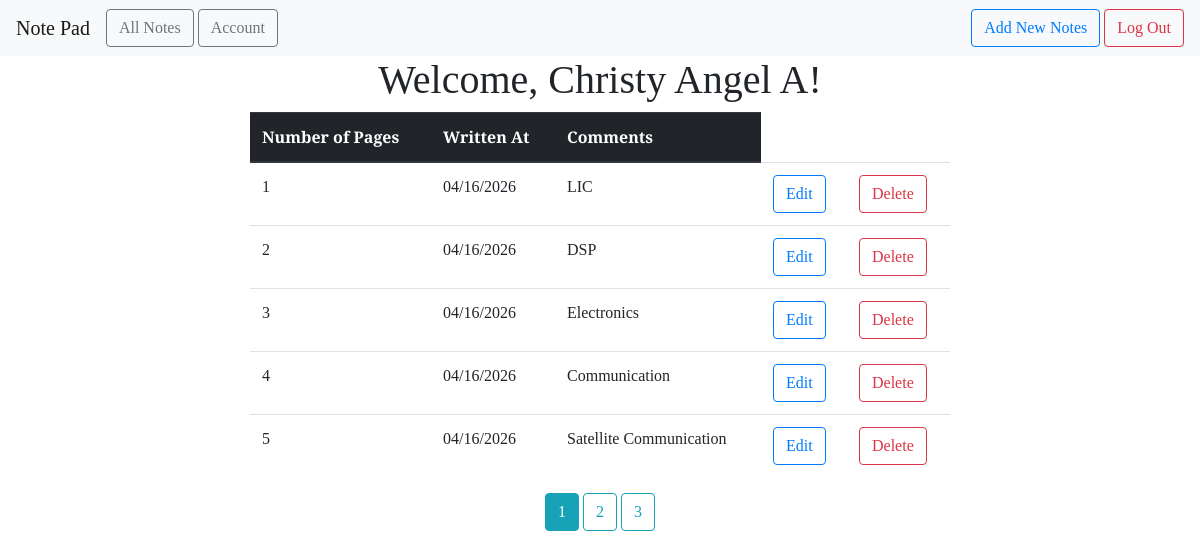
The page /all (signed in) on the database its author committed.
### notepad/models.py (models this page shows)
class User(db.Model, UserMixin):
    id = db.Column(db.Integer, primary_key=True)  # primary keys are required by SQLAlchemy
    email = db.Column(db.String(100), unique=True)
    password = db.Column(db.String(100))
    name = db.Column(db.String(1000))
    notes = db.relationship('Notes', backref = 'author', lazy=True)

class Notes(db.Model):
    id = db.Column(db.Integer, primary_key = True)
    subject = db.Column(db.String)
    date_posted = db.Column(db.DateTime, default=datetime.utcnow)
    comment = db.Column(db.Text)
    user_id = db.Column(db.Integer, db.ForeignKey('user.id'))

### notepad/main.py (the view)
@main.route('/all')
@login_required
def user_notes():
    page = request.args.get('page', 1, type=int)
    notes = User.query.filter_by(email = current_user.email).first_or_404()
    user = current_user
    notes = Notes.query.filter_by(author=current_user).paginate(page=page, per_page=5)
    return render_template('all_notes.html', notes=notes, user=user)

### notepad/__init__.py (called while the page is built)
def create_app():
    app = Flask(__name__)
    app.config["SECRET_KEY"] = 'secret-key'
    app.config["SQLALCHEMY_DATABASE_URI"] = "sqlite:///db.sqlite"
    db.init_app(app)
    from .models import User
    login_manager = LoginManager()
    login_manager.login_view = 'auth.login'
    login_manager.init_app(app)
    @login_manager.user_loader
    def load_user(user_id):
        return User.query.get(int(user_id))
    from .main import main
    app.register_blueprint(main)
    from .auth import auth
    app.register_blueprint(auth)
    with app.app_context():
        db.create_all()
    return app

### notepad/templates/all_notes.html (shortened to what this page needs)
{% extends "base.html" %} {% block head %} {{ super() }}
<link
  rel="stylesheet"
  href="{{ url_for('static', filename= 'extended_beauty.css') }}"
/>
{% endblock %} {% block content %}
<center>
<h1>
  Welcome, {{ user.name }}!
</h1>
</center>
<center>
<div>
  <table class="table table-hover" style="width: 700px;">
    <thead class="thead-dark">
      <tr>
        <th scope="col">Number of Pages</th>
        <th scope="col">Written At</th>
        <th scope="col">Comments</th>
      </tr>
    </thead>
    <tbody>
      {% for note in notes.items %}
      <tr>
        <td>{{ note.subject }}</td>
        <td>{{ note.date_posted.strftime('%m/%d/%Y') }}</td>
        <td>{{ note.comment }}</td>
        <td>
          <a
            href="{{url_for('main.update_notes', notes_id=note.id)}}"
            class="btn btn-outline-primary"
            role="button"
          >
            Edit
          </a>
        </td>
        <td>
          <a
            href="{{url_for('main.delete_notes', notes_id=note.id)}}"
            class="btn btn-outline-danger"
            role="button"
          >
            Delete
          </a>
        </td>
      </tr>
      {% endfor %}
    </tbody>
  </table>
  {% for page_num in notes.iter_pages(left_edge=1, right_edge=1, left_current=1, right_current=1) %}
  {% if page_num %}
  {%if notes.page == page_num%}
  <a
    href="{{url_for('main.user_notes', page=page_num)}}"
    class="btn btn-info mb-4">
    {{page_num}}
  </a>
  {% else %}
  <a
    href="{{url_for('main.user_notes', page=page_num)}}"
    class="btn btn-outline-info mb-4">
    {{page_num}}
  </a>
  {% endif%}
  {% else %}
  ....
  {% endif %}
  {% endfor %}
</div>
</center>
{% endblock %}

### notepad/templates/base.html (shortened to what this page needs)
<!DOCTYPE html>
<html lang="en">
  <head>
    {% block head %}
    <link
      rel="stylesheet"
      href="{{ url_for('static', filename= 'beauty.css') }}"
    />
    <link
      rel="stylesheet"
      href="https://maxcdn.bootstrapcdn.com/bootstrap/4.0.0/css/bootstrap.min.css"
    />
    {% endblock %}
  </head>
  <body>
    <nav class="navbar navbar-expand-lg navbar-light bg-light">
      <a class="navbar-brand" href="{{ url_for('main.index') }}"
        >Note Pad</a
      >
      <div class="collapse navbar-collapse" id="navbarSupportedContent">
        <ul class="navbar-nav mr-auto">
          <li class="nav-item active">
            <a
              href="{{ url_for('main.user_notes') }}"
              class="btn btn-outline-secondary"
              role="button"
              >All Notes</a
            >
          </li>
          <li class="nav-item">
            <a
              href="{{ url_for('main.profile') }}"
              class="btn btn-outline-secondary"
              role="button"
              style="margin-left: 4px;"
              >Account</a
            >
          </li>
        </ul>
        <form class="form-inline my-2 my-lg-0">
          {% if current_user.is_authenticated %}
          <a
            href="{{ url_for('main.new_notes') }}"
            class="btn btn-outline-primary"
            role="button"
            >Add New Notes</a
          >
          {% endif %}
          {% if current_user.is_authenticated %}
          <a
            href="{{ url_for('auth.logout') }}"
            class="btn btn-outline-danger"
            role="button"
            style="margin-left: 4px;"
            >Log Out</a
          >
          {% endif %}
        </form>
      </div>
    </nav>
    {% block content %} {% endblock %}
  </body>
</html>

### notepad/static/beauty.css (style rules this page uses)
* { font-family: "Arvo", serif; }

### notepad/static/extended_beauty.css (style rules this page uses)
h1, h2, h4, p { font-family: "Arvo", serif; }

### rows shown on the page
User: name "Christy Angel A"
Notes: subject "1", date_posted "04/16/2026", comment "LIC"
Notes: subject "2", date_posted "04/16/2026", comment "DSP"
Notes: subject "3", date_posted "04/16/2026", comment "Electronics"
Notes: subject "4", date_posted "04/16/2026", comment "Communication"
Notes: subject "5", date_posted "04/16/2026", comment "Satellite Communication"

### other values the page prints
{{ page_num }} "1"
{{ page_num }} "2" "3"
